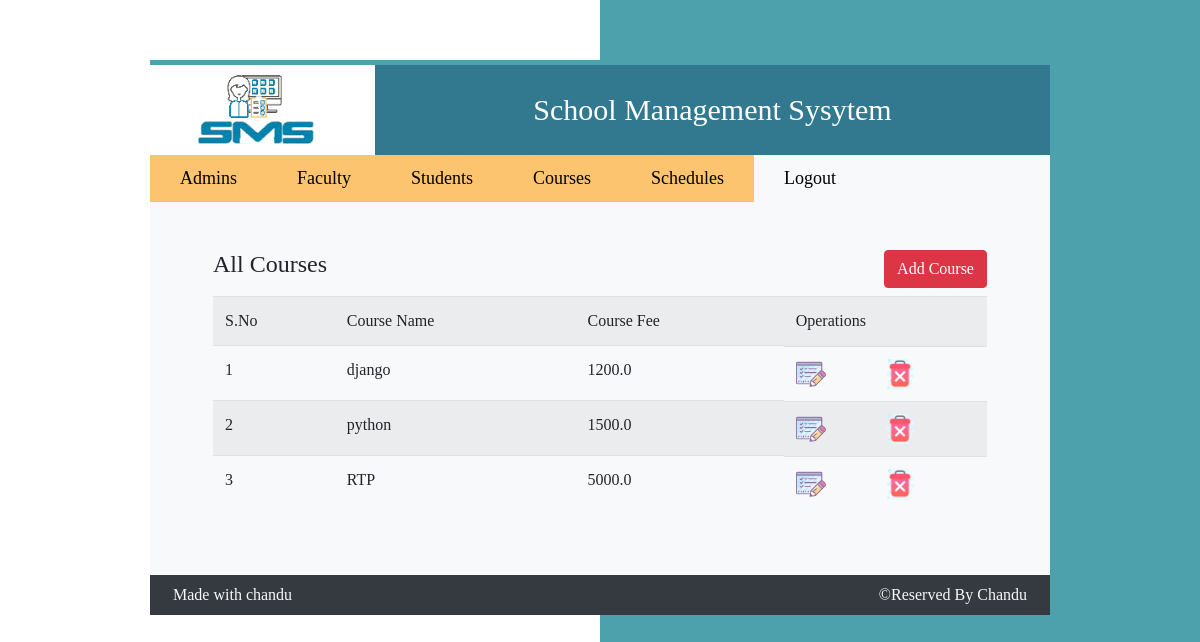
Page /courses/ on the committed database.
### admin/models.py (models this page shows, shortened)
class CourseTable(models.Model):
    course_id=models.AutoField(primary_key=True)
    name=models.CharField(max_length=30,unique=True,error_messages={"unique":"Course is Already Exists"})
    fee=models.FloatField()

### admin/views.py (the view)
# urls.py: path('courses/', views.viewCourses, name="courses"),
def viewCourses(request):
    data=CourseTable.objects.all()
    return render(request,"admin/courses.html",{"couses":data})

### templates/admin/courses.html
{% extends "common.html" %}
{% load static %}
{% block pages %}
    {% include "admin/adminmenu.html" %}
    <div class="row  bg-light p-lg-5 p-sm-2">
    <div class="col-md-4">
                    <h4>All Courses</h4>
        </div>
        <div class="col-md-8 text-right mb-2">
            <a class="btn btn-danger" href="{% url "addCourse" %}">Add Course</a>
        </div>
    <div class="col-md-12">
        <table class="table  table-striped table-responsive-sm">
            <tr>
                <td>S.No</td>
                <td>Course Name</td>
                <td>Course Fee</td>
                <td>Operations</td>
            </tr>
            {% for x in couses  %}
                <tr>
                <td>{{ forloop.counter }}</td>
                <td>{{ x.name }}</td>
                <td>{{ x.fee }}</td>
                <td class="d-flex justify-content-center">
        <a href="#" class="w-50"><img src="{% static "images/edit.png" %}" width="30" ></a>
        <a href="#" class="w-50"><img src="{% static "images/delete.png" %}"  width="30"></a>
        </td>
                </tr>
            {% endfor %}
        </table>
    </div>
    </div>
{% endblock %}

### admin/static/css/style.css (style rules this page uses)
body { font-family:Aharoni; padding: 10px; background: #4ca1ac; overflow-x:hidden; }
body:before { content: ""; position: absolute; top:0; left: 0; z-index:-1; background: #fff; height: 100%; width: 50%; }

### rows in the picture
CourseTable: name "django", fee "1200.0"
CourseTable: name "python", fee "1500.0"
CourseTable: name "RTP", fee "5000.0"
